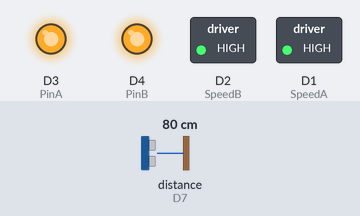
The sketch below on a simulated ESP8266 (NodeMCU). Parts: switched loads named in the sketch (green lamp = pin HIGH), output pins drawn as LEDs (lit = HIGH). Wiring (inferred from the names in the program): ultrasonic range finder: trigger D6; echo D7. The test bench sets the inputs (shaded band); at power-on: distance to the obstacle (sensor on D7) 80 cm. The echo pulse lasts 58.3 µs per cm; random numbers use the default seed unless the sketch sets one; pins used as bus, display or sensor lines are not drawn; what the sketch prints to the serial monitor is not drawn.

Above: at 2.7 s.
2.8 s: distance to the obstacle (sensor on D7) set to 45 cm
4.3 s: distance to the obstacle (sensor on D7) set to 36 cm
At 5.2 s:
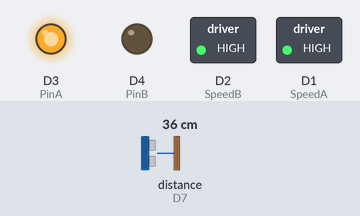
5.8 s: distance to the obstacle (sensor on D7) set to 20 cm
7.3 s: distance to the obstacle (sensor on D7) set to 16 cm
At 8.7 s:
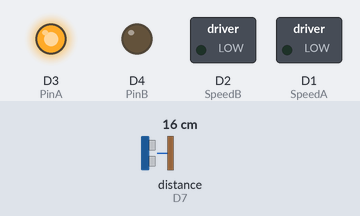
9.0 s: distance to the obstacle (sensor on D7) set to 35 cm
At 9.9 s:
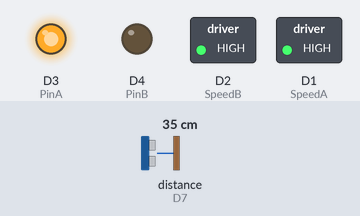
10.5 s: distance to the obstacle (sensor on D7) set to 2 cm
At 12.0 s:
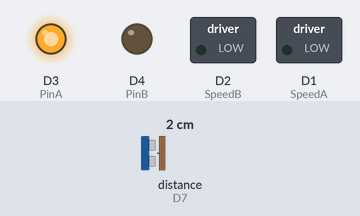
Timing chart, 0 to 13.1 s (numbered marks = the images above; inputs shaded):
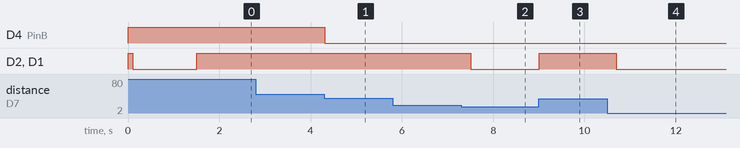

The sketch:

esp-ultrason-simple.ino
```cpp
#define capteur A0
#define PinA 0 // broche enable du L298N pour le premier moteur
#define PinB 2 //  broche enable du L298N pour le deuxième moteur
#define SpeedA 5 // Premier moteur
#define SpeedB 4 // Deuxième moteur


#define NB_ITERATION        100  // itérations de la fonction delta

#define ARRIERE 0 // recule
#define DROITE 1 // tourne à droite
#define GAUCHE 2 // tourne à gauche
#define AVANT 3 // avant
const int trigPin = D6;
const int echoPin = D7;

//define sound speed in cm/uS
#define SOUND_SPEED 0.034

int initial ; // valeur initiale du capteur balance lumière
int dir= AVANT ; // direction tout droit

int AA=700; // target Speed
 // int AA=0; // TEST UNIQUEMENT
unsigned long tempoLampe ;        // will store last time LAMPE was updated
const long intervalLampe = 2000;
/*
//-------------------------------- MOTEUR -----------------
class moteur {
private:
  int moteur_droit,moteur_gauche; // vitesse moteur
public:
  void start(int dir);
  void stop(void);
  void init(int v1, int v2 );
  void bip(void);
};
void moteur::start(int dir) {
               analogWrite(SpeedA,moteur_droit);analogWrite(SpeedB,moteur_gauche);
                switch(dir) {
    case AVANT:
            digitalWrite(PinA, LOW);digitalWrite(PinB, LOW);
    break;
        case DROITE:
            digitalWrite(PinA, LOW);digitalWrite(PinB, HIGH);
    break;
        case GAUCHE:
            digitalWrite(PinA, HIGH);digitalWrite(PinB,LOW );
    break;
        case ARRIERE:
            digitalWrite(PinA, HIGH);digitalWrite(PinB, HIGH);
    break;
  }
}
void moteur::stop(void) {
      analogWrite(SpeedA,0);analogWrite(SpeedB,0);

}
void moteur::init(int v1, int v2) {
    analogWrite(SpeedA,v1);analogWrite(SpeedB,v2);
    moteur_droit=v1 ; moteur_gauche=v2;
}
void moteur::bip(void){ // test moteur
        digitalWrite(PinA, HIGH);digitalWrite(PinB, HIGH);
               analogWrite(SpeedA,moteur_droit);analogWrite(SpeedB,moteur_gauche);
               delay(100);
                analogWrite(SpeedA,0);analogWrite(SpeedB,0);
                 delay(400);
}
moteur mmm;
*/
//-------------- SET UP--------------------------
void bip(void){ // test moteur
        digitalWrite(PinA, HIGH);digitalWrite(PinB, HIGH);
               analogWrite(SpeedA,AA);analogWrite(SpeedB,AA);
               delay(100);
                analogWrite(SpeedA,0);analogWrite(SpeedB,0);
                 delay(400);
}
void moteur_stop(void) {
      analogWrite(SpeedA,0);analogWrite(SpeedB,0);

}
void moteur_droite(void) {
      analogWrite(SpeedA,AA);analogWrite(SpeedB,AA);
      digitalWrite(PinA, HIGH);digitalWrite(PinB, LOW);

}
void moteur_avance(void) {
      analogWrite(SpeedA,AA);analogWrite(SpeedB,AA);
      digitalWrite(PinA, HIGH);digitalWrite(PinB, HIGH);

}
void setup()
{
unsigned long currentMillis = millis();
tempoLampe=currentMillis;
Serial.begin(115200);

  pinMode(trigPin, OUTPUT); // Sets the trigPin as an Output
  pinMode(echoPin, INPUT); // Sets the echoPin as an Input
pinMode(PinA, OUTPUT);
pinMode(PinB, OUTPUT);
pinMode(SpeedA, OUTPUT);
pinMode(SpeedB, OUTPUT);
digitalWrite(PinA, LOW);
digitalWrite(PinB, LOW);
 //        mmm.init(AA,AA);
   //              mmm.start(ARRIERE);
  bip();  // test moteur
       delay(1000);

}
int ultrason() {
    long duration;
    digitalWrite(trigPin, LOW);
  delayMicroseconds(2);
  // Sets the trigPin on HIGH state for 10 micro seconds
  digitalWrite(trigPin, HIGH);
  delayMicroseconds(10);
  digitalWrite(trigPin, LOW);
  // Reads the echoPin, returns the sound wave travel time in microseconds
  duration = pulseIn(echoPin, HIGH);

  //   Serial.println(duration * SOUND_SPEED/2);
   if ((duration < 60000) && (duration > 1)) {   // Calculate the distance
    return( duration * SOUND_SPEED/2 );
   } else {
    return(0);
   }
}
void loop() {
  // unsigned long currentMillis = millis();
 int Len_cm;
  Len_cm = ultrason();
     Serial.println(Len_cm);
      if (Len_cm < 18) {
      // very close object (<10 cm), stop the robot (standby)
      moteur_stop();
    } else if (Len_cm < 40) {
      // turn around
      moteur_droite();
      delay(random(220, 800));
    }
    else {
      moteur_avance();
    }
  }
```

Measured:
- the behaviour switches between 41 and 40 cm on distance to the obstacle (sensor on D7) (found by bisection; images 0 and 1)
- the behaviour switches between 19 and 18 cm on distance to the obstacle (sensor on D7) (found by bisection; images 1 and 2)
- after the input at 4.3 s, D4 (PinB): HIGH → LOW at once
- after the input at 7.3 s, D2 (SpeedB), D1 (SpeedA): HIGH → LOW after 0.21 s
- after the input at 9.0 s, D2 (SpeedB), D1 (SpeedA): LOW → HIGH at once
- after the input at 10.5 s, D2 (SpeedB), D1 (SpeedA): HIGH → LOW after 0.19 s
